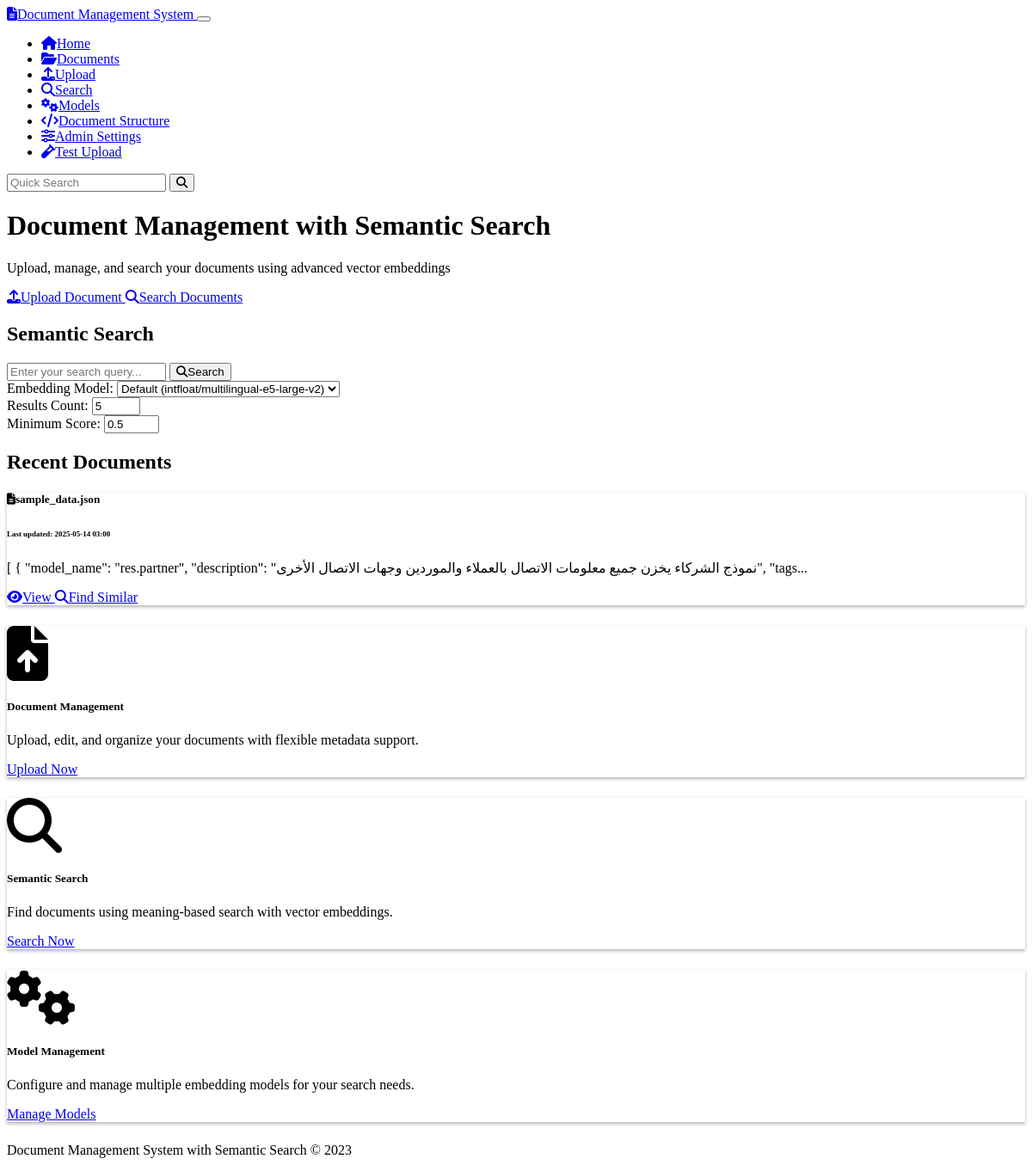
Before: / with the older database file.
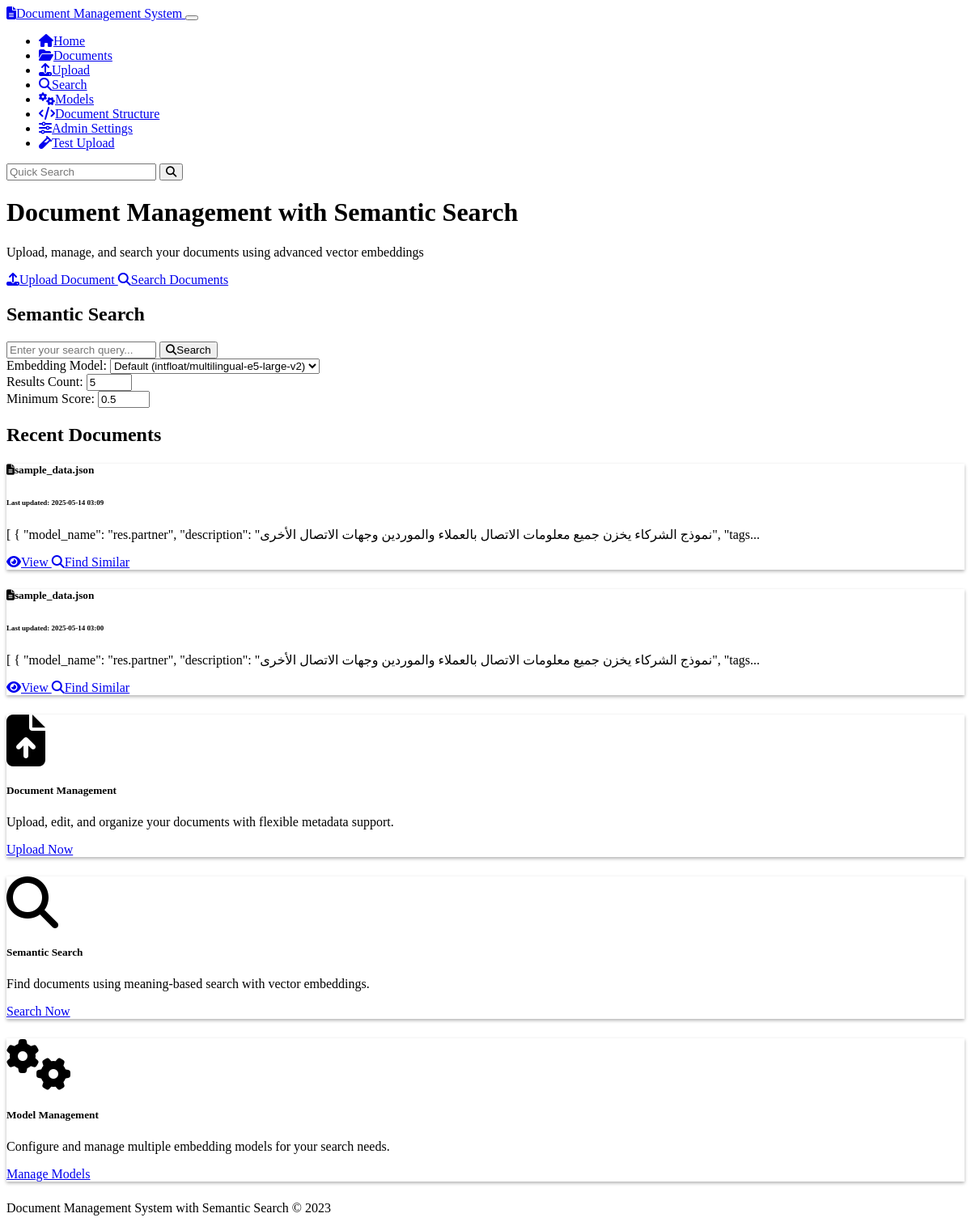
After: the same page with the newer database file.
### models.py (models this page shows, shortened)
class Document(db.Model):
    id = db.Column(db.String(36), primary_key=True, default=lambda: str(uuid.uuid4()))
    name = db.Column(db.String(255), nullable=False)
    content = db.Column(db.Text, nullable=False)
    mime_type = db.Column(db.String(100), nullable=False)
    created_at = db.Column(db.DateTime, default=datetime.datetime.utcnow)
    updated_at = db.Column(db.DateTime, default=datetime.datetime.utcnow, onupdate=datetime.datetime.utcnow)
    chunks = db.relationship('Chunk', backref='document', cascade='all, delete-orphan')
    doc_metadata = db.relationship('Metadata', backref='document', cascade='all, delete-orphan')

### routes.py (the view)
@app.route('/')
def index():
    ensure_default_model()
    em = get_embedding_manager()
    recent_documents = Document.query.order_by(Document.updated_at.desc()).limit(5).all()
    active_models = em.get_active_models()
    default_model = em.get_default_model()
    return render_template(
        'index.html',
        recent_documents=recent_documents,
        active_models=active_models,
        default_model=default_model
    )

### embedding_models.py (called while the page is built)
    def get_default_model(self) -> Optional[EmbeddingModel]:
        return EmbeddingModel.query.filter_by(is_default=True, is_active=True).first()

    def get_active_models(self) -> List[EmbeddingModel]:
        return EmbeddingModel.query.filter_by(is_active=True).all()

### routes.py (called while the page is built)
def get_embedding_manager():
    global embedding_manager
    if embedding_manager is None:
        embedding_manager = EmbeddingModelManager()
    return embedding_manager

def ensure_default_model():
    with app.app_context():
        if not EmbeddingModel.query.first():
            manager = get_embedding_manager()
            manager.add_model(
                name="Simple Vector Embedding",
                model_type="simple-embedder",
                model_path="default",
                dimension=384,
                is_active=True,
                is_default=True
            )

### templates/index.html (shortened to what the changed rows need)
{% extends 'base.html' %}
{% block content %}
<div class="row">
    <div class="col-md-8 mx-auto text-center mb-5">
        <h1 class="display-5 fw-bold mb-4">Document Management with Semantic Search</h1>
    </div>
</div>
<div class="row mb-5">
    <div class="col-md-10 mx-auto">
        <div class="p-5 bg-dark rounded-3 shadow">
            <h2 class="text-center mb-4">Semantic Search</h2>
        </div>
    </div>
</div>
<div class="row mb-4">
    <div class="col-12">
        <h2 class="border-bottom pb-2">Recent Documents</h2>
    </div>
</div>
<div class="row">
    {% if recent_documents %}
        {% for document in recent_documents %}
            <div class="col-md-6 mb-4">
                <div class="card h-100">
                    <div class="card-body">
                        <h5 class="card-title">
                            <i class="fas fa-file-alt me-2"></i>{{ document.name }}
                        </h5>
                        <h6 class="card-subtitle mb-2 text-muted">
                            <small>Last updated: {{ document.updated_at.strftime('%Y-%m-%d %H:%M') }}</small>
                        </h6>
                        <p class="card-text">
                            {{ (document.content[:150] + '...') if document.content|length > 150 else document.content }}
                        </p>
                    </div>
                    <div class="card-footer bg-transparent">
                        <a href="{{ url_for('document_view', document_id=document.id) }}" class="btn btn-sm btn-outline-info">
                            <i class="fas fa-eye me-1"></i>View
                        </a>
                        <a href="{{ url_for('search_page') }}?query={{ document.name }}" class="btn btn-sm btn-outline-secondary">
                            <i class="fas fa-search me-1"></i>Find Similar
                        </a>
                    </div>
                </div>
            </div>
        {% endfor %}
    {% else %}
        <div class="col-12">
            <div class="alert alert-info">
                <i class="fas fa-info-circle me-2"></i>No documents yet. <a href="{{ url_for('upload') }}">Upload your first document</a>!
            </div>
        </div>
    {% endif %}
</div>
{% endblock %}

Changed rows visible on the page:
added Document: name "sample_data.json", updated_at "2025-05-14 03:09", content "[ { \"model_name\": \"res.partner\", \"description\": \"نموذج الشركاء يخزن جميع معلومات الاتصال بالعملاء والموردين وجهات الاتصال الأخرى\", \"tags..."
